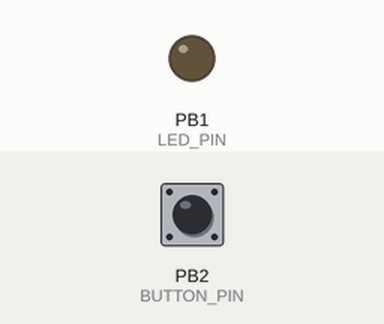
Bench run of a sketch on a simulated ATtiny85, built with avr-gcc and run on an emulated ATtiny85. Parts: output pins drawn as LEDs (lit = HIGH). Dashed ring = blinking. The test bench sets the inputs (shaded band); at power-on: PB2 (BUTTON_PIN) HIGH.

Above: at 1.2 s.
1.3 s: PB2 (BUTTON_PIN) pulled LOW for 1 s
At 1.43 s:
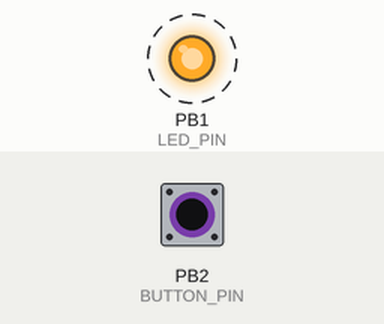
4.3 s: PB2 (BUTTON_PIN) pulled LOW for 3.2 s
At 8.4 s:
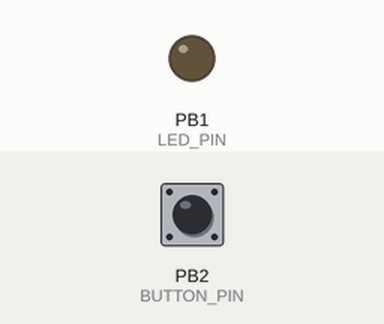
Timing chart, 0 to 9.9 s (numbered marks = the images above; inputs shaded):
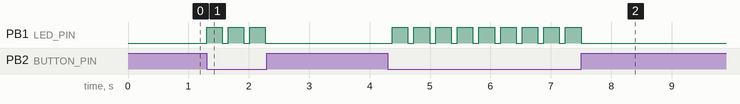

The sketch:

button.ino
```cpp
//simple macro button using a attiny85 dev USB board and a simple arcade style button

#include "DigiKeyboard.h"
#define BUTTON_PIN 2
#define LED_PIN 1

void setup(void) {
   pinMode(BUTTON_PIN, INPUT_PULLUP);
   pinMode(LED_PIN,OUTPUT);
}

void loop(void) {
  if(digitalRead(BUTTON_PIN)== LOW){
    digitalWrite(LED_PIN,HIGH);
//  <MENU>   ALT + A , <TAB>, "JACK", <ENTER>
    DigiKeyboard.sendKeyStroke(0x65); //MENU
    //DigiKeyboard.delay(100);
    DigiKeyboard.sendKeyStroke(MOD_ALT_RIGHT); //ALT
    //DigiKeyboard.delay(100);
    DigiKeyboard.sendKeyStroke(KEY_A); //A?
    //DigiKeyboard.delay(100);
    DigiKeyboard.sendKeyStroke(0x2B); //<TAB>
    //DigiKeyboard.delay(100);
    DigiKeyboard.print("JACK"); //string
    DigiKeyboard.sendKeyStroke(KEY_ENTER); //SEND IT
    DigiKeyboard.delay(250);
    digitalWrite(LED_PIN,LOW); //lights off
  }
 DigiKeyboard.delay(100);
}
```

Measured:
- after the input at 1.3 s, PB1 (LED_PIN): alternates HIGH for 0.26 s and LOW for 0.10 s, 6 changes in all, then stays LOW, starting at once
- after the input at 4.3 s, PB1 (LED_PIN): alternates HIGH for 0.26 s and LOW for 0.10 s, 18 changes in all, then stays LOW, starting after 0.08 s
